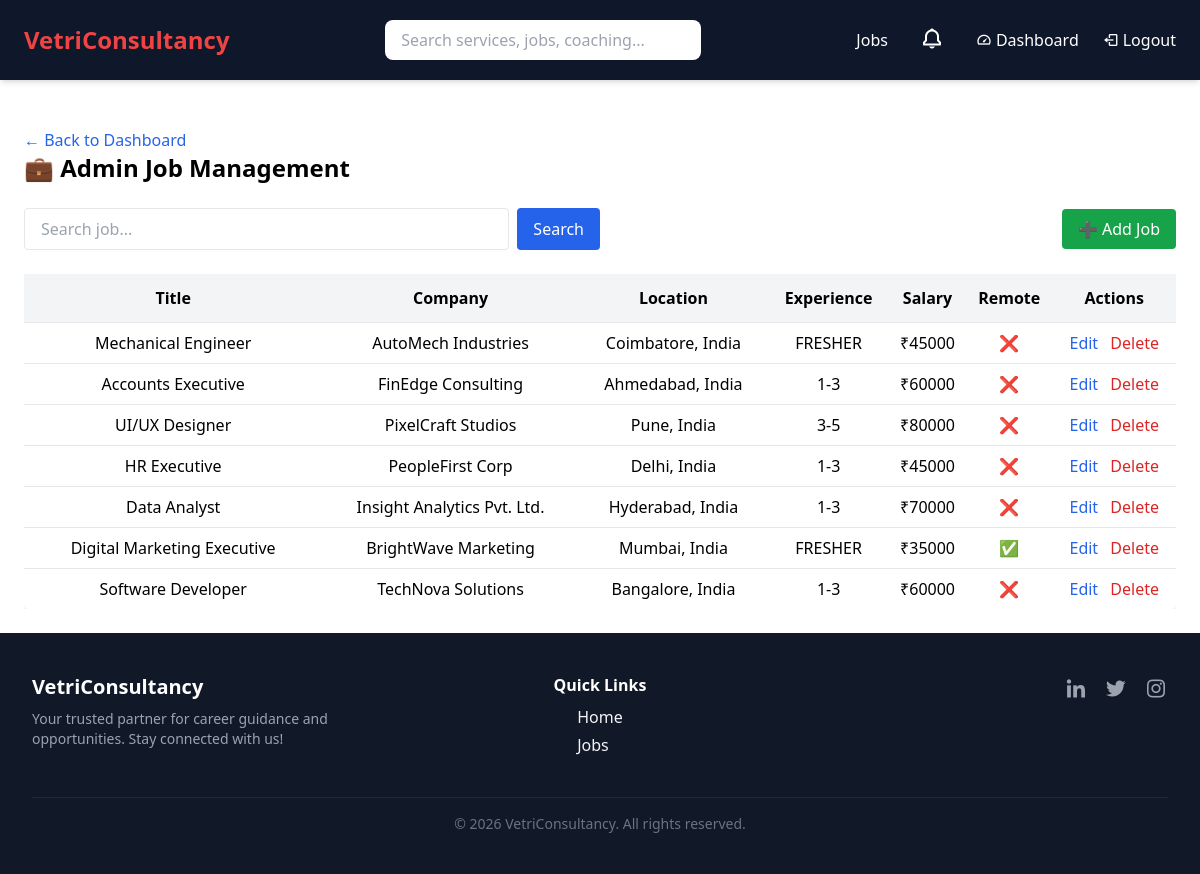
/dashboard/jobs/ (signed in), run on the app's committed database.
### VCS/models.py (models this page shows, shortened)
class Job(models.Model):
    EXPERIENCE_CHOICES = [
        ('FRESHER', 'Fresher'),
        ('1-3', '1–3 Years'),
        ('3-5', '3–5 Years'),
        ('5+', '5+ Years'),
    ]
    company_name = models.CharField(max_length=200, db_index=True)
    job_title = models.CharField(max_length=200, db_index=True)
    location = models.CharField(max_length=100, db_index=True)
    experience = models.CharField(
        max_length=10,
        choices=EXPERIENCE_CHOICES,
        db_index=True
    )
    salary_range = models.IntegerField(help_text="Monthly salary", db_index=True)
    is_remote = models.BooleanField(default=False)
    eligibility = models.TextField()
    job_description = models.TextField()
    posted_at = models.DateTimeField(auto_now_add=True, db_index=True)
    saved_by = models.ManyToManyField(User, blank=True, related_name='saved_jobs')
    applied_by = models.ManyToManyField(User, through='JobApplication', related_name='applied_jobs')
    class Meta:
        indexes = [
            models.Index(fields=['job_title']),
            models.Index(fields=['location']),
            models.Index(fields=['experience']),
            models.Index(fields=['salary_range']),
        ]

### VCS/views.py (the view)
# urls.py: path('dashboard/jobs/', admin_jobs, name='admin_jobs'),
@staff_member_required
def admin_jobs(request):
    q = request.GET.get('q', '')
    jobs = Job.objects.all().order_by('-posted_at')
    if q:
        jobs = jobs.filter(
            Q(job_title__icontains=q) |
            Q(company_name__icontains=q) |
            Q(location__icontains=q)
        )
    return render(request, 'admin/jobs.html', {'jobs': jobs})

### VCS/context_processors.py (called while the page is built)
def notification_count(request):
    if request.user.is_authenticated:
        unread_count = Notification.objects.filter(
            user=request.user,
            is_read=False
        ).count()
        latest_notifications = Notification.objects.filter(
            user=request.user
        ).order_by('-created_at')[:5]
    else:
        unread_count = 0
        latest_notifications = []
    return {
        'notification_count': unread_count,
        'latest_notifications': latest_notifications,
    }

### VCS/templates/admin/jobs.html (shortened to what this page needs)
{% extends 'base.html' %}
{% block content %}
<div class="mt-6">
    <a href="{% url 'admin_dashboard' %}" class="text-blue-600 hover:underline">
        ← Back to Dashboard
    </a>
</div>
<h1 class="text-2xl font-bold mb-6">💼 Admin Job Management</h1>
<div class="flex flex-col md:flex-row md:items-center md:justify-between gap-3 mb-6">
<form method="get" class="flex gap-2 w-full md:w-1/2">
    <input name="q" value="{{ request.GET.q }}" placeholder="Search job..."
           class="border px-4 py-2 rounded w-full">
    <button type="submit"
        class="bg-blue-600 text-white px-4 py-2 rounded hover:bg-blue-700">
        Search
    </button>
</form>
<button type="button" onclick="openAddModal()"
class="bg-green-600 text-white px-4 py-2 rounded hover:bg-green-700">
➕ Add Job
</button>
</div>
<div class="overflow-x-auto">
<table class="w-full bg-white shadow rounded">
<thead class="bg-gray-100">
<tr>
    <th class="p-3">Title</th>
    <th>Company</th>
    <th>Location</th>
    <th>Experience</th>
    <th>Salary</th>
    <th>Remote</th>
    <th>Actions</th>
</tr>
</thead>
<tbody>
{% for job in jobs %}
<tr class="border-t text-center hover:bg-gray-50">
    <td class="p-2">{{ job.job_title }}</td>
    <td>{{ job.company_name }}</td>
    <td>{{ job.location }}</td>
    <td>{{ job.experience }}</td>
    <td>₹{{ job.salary_range }}</td>
    <td>{% if job.is_remote %}✅{% else %}❌{% endif %}</td>
    <td class="space-x-2">
        <button type="button"
        onclick="openEditModal(
        '{{ job.id }}',
        '{{ job.job_title|escapejs }}',
        '{{ job.company_name|escapejs }}',
        '{{ job.location|escapejs }}',
        '{{ job.experience }}',
        '{{ job.salary_range }}',
        '{{ job.is_remote }}',
        '{{ job.eligibility|escapejs }}',
        '{{ job.job_description|escapejs }}')"
        class="text-blue-600 hover:underline">
        Edit
        </button>
        <a href="{% url 'delete_job' job.id %}"
           onclick="return confirm('Delete this job?')"
           class="text-red-600 hover:underline">
           Delete
        </a>
    </td>
</tr>
{% endfor %}
</tbody>
</table>
</div>
{% endblock %}

### data on the page
Job: job_title "Mechanical Engineer", company_name "AutoMech Industries", location "Coimbatore, India", experience "FRESHER", salary_range "45000"
Job: job_title "Accounts Executive", company_name "FinEdge Consulting", location "Ahmedabad, India", experience "1-3", salary_range "60000"
Job: job_title "UI/UX Designer", company_name "PixelCraft Studios", location "Pune, India", experience "3-5", salary_range "80000"
Job: job_title "HR Executive", company_name "PeopleFirst Corp", location "Delhi, India", experience "1-3", salary_range "45000"
Job: job_title "Data Analyst", company_name "Insight Analytics Pvt. Ltd.", location "Hyderabad, India", experience "1-3", salary_range "70000"
Job: job_title "Digital Marketing Executive", company_name "BrightWave Marketing", location "Mumbai, India", experience "FRESHER", salary_range "35000"
Job: job_title "Software Developer", company_name "TechNova Solutions", location "Bangalore, India", experience "1-3", salary_range "60000"
